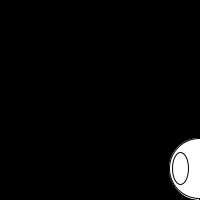
Frame 1 (no input)
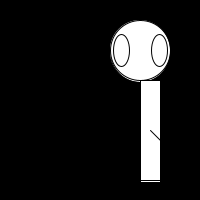
Frame 60 (the mouse pressed at the canvas centre just before this capture)
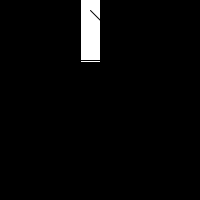
Frame 120 (the mouse held since frame 60 and released just before this capture)

The Processing sketch that drew these frames (run headless with seeded random() and noise(); from frame 60 on, the mouse is pressed at the canvas centre):

// Processing sketch: moving_zoog
// ── moving_zoog.pde
zoog myzoog;  
void setup(){
 
size(200, 200); 
myzoog = new zoog(200, 200, -1, -2); 
}

void draw(){

background(0); 
myzoog.moveX();
myzoog.display();
myzoog.moveY(); 
myzoog.display(); 
}
// ── zoog.pde
class zoog{

float xloc;
float yloc; 
int xspeed; 
int yspeed; 
 zoog(float x, float y, int xs, int ys){ 
    xspeed =xs;
    yspeed = ys; 
    xloc = x; 
    yloc = y; 
    rectMode(CORNER); 
    rect(xloc,yloc,20,100);
    ellipse(xloc,yloc-30,60,60);
    ellipse(xloc-19,yloc-30,16,32); 
    ellipse(xloc+19,yloc-30,16,32); 
    line(xloc-10,yloc+50,xloc-20,yloc+60);
    line(xloc+10,yloc+50,xloc+20,yloc+60);
        
  }

  void moveX(){
    xloc+=xspeed; 
  }
  
  void moveY(){
    yloc+=yspeed; 
  }
  void display(){
    ellipseMode(CENTER); 
    rectMode(CORNER); 
    rect(xloc,yloc,20,100);
    ellipse(xloc,yloc-30,60,60);
    ellipse(xloc-19,yloc-30,16,32); 
    ellipse(xloc+19,yloc-30,16,32); 
    line(xloc-10,yloc+50,xloc-20,yloc+60);
    line(xloc+10,yloc+50,xloc+20,yloc+60);
  
  }
}
